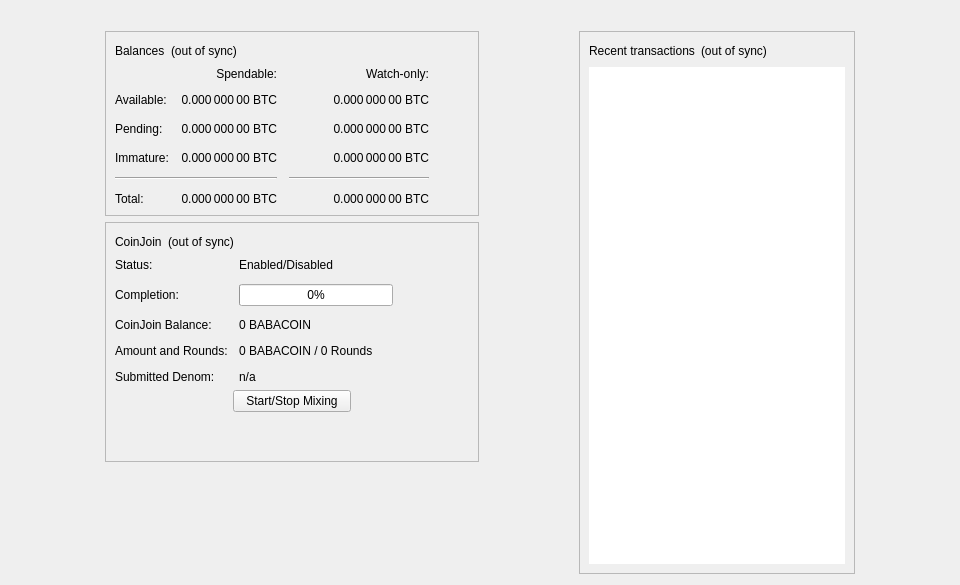
<?xml version="1.0" encoding="UTF-8"?>
<ui version="4.0">
 <class>OverviewPage</class>
 <widget class="QWidget" name="OverviewPage">
  <property name="geometry">
   <rect>
    <x>0</x>
    <y>0</y>
    <width>960</width>
    <height>585</height>
   </rect>
  </property>
  <property name="minimumSize">
   <size>
    <width>960</width>
    <height>0</height>
   </size>
  </property>
  <property name="windowTitle">
   <string>Form</string>
  </property>
  <layout class="QVBoxLayout" name="topLayout">
   <item>
    <widget class="QLabel" name="labelAlerts">
     <property name="visible">
      <bool>false</bool>
     </property>
     <property name="wordWrap">
      <bool>true</bool>
     </property>
     <property name="margin">
      <number>3</number>
     </property>
     <property name="textInteractionFlags">
      <set>Qt::TextSelectableByMouse</set>
     </property>
    </widget>
   </item>
   <item>
    <layout class="QHBoxLayout" name="horizontalLayout" stretch="1,0,1,0,1">
     <item>
      <spacer name="horizontalSpacerLeft">
       <property name="orientation">
        <enum>Qt::Horizontal</enum>
       </property>
       <property name="sizeType">
        <enum>QSizePolicy::Preferred</enum>
       </property>
       <property name="sizeHint" stdset="0">
        <size>
         <width>10</width>
         <height>20</height>
        </size>
       </property>
      </spacer>
     </item>
     <item>
      <layout class="QVBoxLayout" name="verticalLayout_2">
       <item>
        <widget class="QFrame" name="frame">
         <property name="frameShape">
          <enum>QFrame::StyledPanel</enum>
         </property>
         <property name="frameShadow">
          <enum>QFrame::Raised</enum>
         </property>
         <layout class="QVBoxLayout" name="verticalLayout_4">
          <item>
           <layout class="QHBoxLayout" name="horizontalLayout_4">
            <item>
             <widget class="QLabel" name="label_5">
              <property name="text">
               <string>Balances</string>
              </property>
             </widget>
            </item>
            <item>
             <widget class="QLabel" name="labelWalletStatus">
              <property name="toolTip">
               <string>The displayed information may be out of date. Your wallet automatically synchronizes with the Babacoin network after a connection is established, but this process has not completed yet.</string>
              </property>
              <property name="text">
               <string notr="true">(out of sync)</string>
              </property>
              <property name="alignment">
               <set>Qt::AlignLeading|Qt::AlignLeft|Qt::AlignVCenter</set>
              </property>
             </widget>
            </item>
            <item>
             <spacer name="horizontalSpacer_3">
              <property name="orientation">
               <enum>Qt::Horizontal</enum>
              </property>
              <property name="sizeHint" stdset="0">
               <size>
                <width>40</width>
                <height>20</height>
               </size>
              </property>
             </spacer>
            </item>
           </layout>
          </item>
          <item>
           <layout class="QGridLayout" name="gridLayout">
            <property name="spacing">
             <number>12</number>
            </property>
            <item row="2" column="2">
             <widget class="QLabel" name="labelWatchPending">
              <property name="cursor">
               <cursorShape>IBeamCursor</cursorShape>
              </property>
              <property name="toolTip">
               <string>Unconfirmed transactions to watch-only addresses</string>
              </property>
              <property name="text">
               <string notr="true">0.000 000 00 BTC</string>
              </property>
              <property name="alignment">
               <set>Qt::AlignRight|Qt::AlignTrailing|Qt::AlignVCenter</set>
              </property>
              <property name="textInteractionFlags">
               <set>Qt::LinksAccessibleByMouse|Qt::TextSelectableByKeyboard|Qt::TextSelectableByMouse</set>
              </property>
             </widget>
            </item>
            <item row="2" column="1">
             <widget class="QLabel" name="labelUnconfirmed">
              <property name="cursor">
               <cursorShape>IBeamCursor</cursorShape>
              </property>
              <property name="toolTip">
               <string>Total of transactions that have yet to be confirmed, and do not yet count toward the spendable balance</string>
              </property>
              <property name="text">
               <string notr="true">0.000 000 00 BTC</string>
              </property>
              <property name="alignment">
               <set>Qt::AlignRight|Qt::AlignTrailing|Qt::AlignVCenter</set>
              </property>
              <property name="textInteractionFlags">
               <set>Qt::LinksAccessibleByMouse|Qt::TextSelectableByKeyboard|Qt::TextSelectableByMouse</set>
              </property>
             </widget>
            </item>
            <item row="3" column="2">
             <widget class="QLabel" name="labelWatchImmature">
              <property name="cursor">
               <cursorShape>IBeamCursor</cursorShape>
              </property>
              <property name="toolTip">
               <string>Mined balance in watch-only addresses that has not yet matured</string>
              </property>
              <property name="text">
               <string notr="true">0.000 000 00 BTC</string>
              </property>
              <property name="alignment">
               <set>Qt::AlignRight|Qt::AlignTrailing|Qt::AlignVCenter</set>
              </property>
              <property name="textInteractionFlags">
               <set>Qt::LinksAccessibleByMouse|Qt::TextSelectableByKeyboard|Qt::TextSelectableByMouse</set>
              </property>
             </widget>
            </item>
            <item row="4" column="0" colspan="2">
             <widget class="Line" name="lineSpendableBalance">
              <property name="orientation">
               <enum>Qt::Horizontal</enum>
              </property>
             </widget>
            </item>
            <item row="4" column="2">
             <widget class="Line" name="lineWatchBalance">
              <property name="sizePolicy">
               <sizepolicy hsizetype="Preferred" vsizetype="Fixed">
                <horstretch>0</horstretch>
                <verstretch>0</verstretch>
               </sizepolicy>
              </property>
              <property name="minimumSize">
               <size>
                <width>140</width>
                <height>0</height>
               </size>
              </property>
              <property name="orientation">
               <enum>Qt::Horizontal</enum>
              </property>
             </widget>
            </item>
            <item row="5" column="0">
             <widget class="QLabel" name="labelTotalText">
              <property name="text">
               <string>Total:</string>
              </property>
             </widget>
            </item>
            <item row="3" column="1">
             <widget class="QLabel" name="labelImmature">
              <property name="cursor">
               <cursorShape>IBeamCursor</cursorShape>
              </property>
              <property name="toolTip">
               <string>Mined balance that has not yet matured</string>
              </property>
              <property name="text">
               <string notr="true">0.000 000 00 BTC</string>
              </property>
              <property name="alignment">
               <set>Qt::AlignRight|Qt::AlignTrailing|Qt::AlignVCenter</set>
              </property>
              <property name="textInteractionFlags">
               <set>Qt::LinksAccessibleByMouse|Qt::TextSelectableByKeyboard|Qt::TextSelectableByMouse</set>
              </property>
             </widget>
            </item>
            <item row="2" column="3">
             <spacer name="horizontalSpacer_2">
              <property name="orientation">
               <enum>Qt::Horizontal</enum>
              </property>
              <property name="sizeHint" stdset="0">
               <size>
                <width>40</width>
                <height>20</height>
               </size>
              </property>
             </spacer>
            </item>
            <item row="3" column="0">
             <widget class="QLabel" name="labelImmatureText">
              <property name="text">
               <string>Immature:</string>
              </property>
             </widget>
            </item>
            <item row="5" column="1">
             <widget class="QLabel" name="labelTotal">
              <property name="cursor">
               <cursorShape>IBeamCursor</cursorShape>
              </property>
              <property name="toolTip">
               <string>Your current total balance</string>
              </property>
              <property name="text">
               <string notr="true">0.000 000 00 BTC</string>
              </property>
              <property name="alignment">
               <set>Qt::AlignRight|Qt::AlignTrailing|Qt::AlignVCenter</set>
              </property>
              <property name="textInteractionFlags">
               <set>Qt::LinksAccessibleByMouse|Qt::TextSelectableByKeyboard|Qt::TextSelectableByMouse</set>
              </property>
             </widget>
            </item>
            <item row="5" column="2">
             <widget class="QLabel" name="labelWatchTotal">
              <property name="cursor">
               <cursorShape>IBeamCursor</cursorShape>
              </property>
              <property name="toolTip">
               <string>Current total balance in watch-only addresses</string>
              </property>
              <property name="text">
               <string notr="true">0.000 000 00 BTC</string>
              </property>
              <property name="alignment">
               <set>Qt::AlignRight|Qt::AlignTrailing|Qt::AlignVCenter</set>
              </property>
              <property name="textInteractionFlags">
               <set>Qt::LinksAccessibleByMouse|Qt::TextSelectableByKeyboard|Qt::TextSelectableByMouse</set>
              </property>
             </widget>
            </item>
            <item row="0" column="2">
             <widget class="QLabel" name="labelWatchonly">
              <property name="text">
               <string>Watch-only:</string>
              </property>
              <property name="alignment">
               <set>Qt::AlignRight|Qt::AlignTrailing|Qt::AlignVCenter</set>
              </property>
             </widget>
            </item>
            <item row="1" column="0">
             <widget class="QLabel" name="labelBalanceText">
              <property name="text">
               <string>Available:</string>
              </property>
             </widget>
            </item>
            <item row="1" column="1">
             <widget class="QLabel" name="labelBalance">
              <property name="cursor">
               <cursorShape>IBeamCursor</cursorShape>
              </property>
              <property name="toolTip">
               <string>Your current spendable balance</string>
              </property>
              <property name="text">
               <string notr="true">0.000 000 00 BTC</string>
              </property>
              <property name="alignment">
               <set>Qt::AlignRight|Qt::AlignTrailing|Qt::AlignVCenter</set>
              </property>
              <property name="textInteractionFlags">
               <set>Qt::LinksAccessibleByMouse|Qt::TextSelectableByKeyboard|Qt::TextSelectableByMouse</set>
              </property>
             </widget>
            </item>
            <item row="1" column="2">
             <widget class="QLabel" name="labelWatchAvailable">
              <property name="cursor">
               <cursorShape>IBeamCursor</cursorShape>
              </property>
              <property name="toolTip">
               <string>Your current balance in watch-only addresses</string>
              </property>
              <property name="text">
               <string notr="true">0.000 000 00 BTC</string>
              </property>
              <property name="alignment">
               <set>Qt::AlignRight|Qt::AlignTrailing|Qt::AlignVCenter</set>
              </property>
              <property name="textInteractionFlags">
               <set>Qt::LinksAccessibleByMouse|Qt::TextSelectableByKeyboard|Qt::TextSelectableByMouse</set>
              </property>
             </widget>
            </item>
            <item row="2" column="0">
             <widget class="QLabel" name="labelPendingText">
              <property name="text">
               <string>Pending:</string>
              </property>
             </widget>
            </item>
            <item row="0" column="1">
             <widget class="QLabel" name="labelSpendable">
              <property name="text">
               <string>Spendable:</string>
              </property>
              <property name="alignment">
               <set>Qt::AlignRight|Qt::AlignTrailing|Qt::AlignVCenter</set>
              </property>
             </widget>
            </item>
           </layout>
          </item>
         </layout>
        </widget>
       </item>
       <item>
        <widget class="QFrame" name="frameCoinJoin">
         <property name="layoutDirection">
          <enum>Qt::LeftToRight</enum>
         </property>
         <property name="frameShape">
          <enum>QFrame::StyledPanel</enum>
         </property>
         <property name="frameShadow">
          <enum>QFrame::Raised</enum>
         </property>
         <layout class="QVBoxLayout" name="VerticalLayout_PS1">
          <item>
           <layout class="QHBoxLayout" name="horizontalLayout_5">
            <item>
             <widget class="QLabel" name="labelCoinJoinHeader">
              <property name="text">
               <string notr="true">CoinJoin</string>
              </property>
             </widget>
            </item>
            <item>
             <widget class="QLabel" name="labelCoinJoinSyncStatus">
              <property name="toolTip">
               <string>The displayed information may be out of date. Your wallet automatically synchronizes with the Babacoin network after a connection is established, but this process has not completed yet.</string>
              </property>
              <property name="text">
               <string notr="true">(out of sync)</string>
              </property>
              <property name="alignment">
               <set>Qt::AlignLeading|Qt::AlignLeft|Qt::AlignVCenter</set>
              </property>
             </widget>
            </item>
            <item>
             <spacer name="horizontalSpacer_4">
              <property name="orientation">
               <enum>Qt::Horizontal</enum>
              </property>
              <property name="sizeHint" stdset="0">
               <size>
                <width>40</width>
                <height>20</height>
               </size>
              </property>
             </spacer>
            </item>
           </layout>
          </item>
          <item>
           <layout class="QFormLayout" name="coinJoinFormLayout">
            <property name="fieldGrowthPolicy">
             <enum>QFormLayout::AllNonFixedFieldsGrow</enum>
            </property>
            <property name="horizontalSpacing">
             <number>11</number>
            </property>
            <property name="verticalSpacing">
             <number>12</number>
            </property>
            <item row="0" column="0">
             <widget class="QLabel" name="labelCoinJoinEnabledText">
              <property name="text">
               <string>Status:</string>
              </property>
             </widget>
            </item>
            <item row="0" column="1">
             <widget class="QLabel" name="labelCoinJoinEnabled">
              <property name="text">
               <string>Enabled/Disabled</string>
              </property>
             </widget>
            </item>
            <item row="1" column="0">
             <widget class="QLabel" name="labelCompletitionText">
              <property name="text">
               <string>Completion:</string>
              </property>
             </widget>
            </item>
            <item row="1" column="1">
             <widget class="QProgressBar" name="coinJoinProgress">
              <property name="maximumSize">
               <size>
                <width>154</width>
                <height>16777215</height>
               </size>
              </property>
              <property name="value">
               <number>0</number>
              </property>
             </widget>
            </item>
            <item row="2" column="0">
             <widget class="QLabel" name="labelAnonymizedText">
              <property name="text">
               <string notr="true">CoinJoin Balance:</string>
              </property>
             </widget>
            </item>
            <item row="2" column="1">
             <widget class="QLabel" name="labelAnonymized">
              <property name="text">
               <string notr="true">0 BABACOIN</string>
              </property>
             </widget>
            </item>
            <item row="3" column="0">
             <widget class="QLabel" name="labelAmountAndRoundsText">
              <property name="text">
               <string>Amount and Rounds:</string>
              </property>
             </widget>
            </item>
            <item row="3" column="1">
             <widget class="QLabel" name="labelAmountRounds">
              <property name="text">
               <string>0 BABACOIN / 0 Rounds</string>
              </property>
             </widget>
            </item>
            <item row="4" column="0">
             <widget class="QLabel" name="labelSubmittedDenomText">
              <property name="text">
               <string>Submitted Denom:</string>
              </property>
             </widget>
            </item>
            <item row="4" column="1">
             <widget class="QLabel" name="labelSubmittedDenom">
              <property name="toolTip">
               <string>The denominations you submitted to the Smartnode.&lt;br&gt;To mix, other users must submit the exact same denominations.</string>
              </property>
              <property name="text">
               <string>n/a</string>
              </property>
              <property name="wordWrap">
               <bool>true</bool>
              </property>
             </widget>
            </item>
           </layout>
          </item>
          <item>
           <layout class="QVBoxLayout" name="VerticalLayout_PS">
            <item>
             <layout class="QHBoxLayout" name="horizontalLayout_3">
              <property name="topMargin">
               <number>0</number>
              </property>
              <item>
               <spacer name="horizontalSpacer_5">
                <property name="orientation">
                 <enum>Qt::Horizontal</enum>
                </property>
                <property name="sizeHint" stdset="0">
                 <size>
                  <width>40</width>
                  <height>20</height>
                 </size>
                </property>
               </spacer>
              </item>
              <item>
               <widget class="QPushButton" name="toggleCoinJoin">
                <property name="sizePolicy">
                 <sizepolicy hsizetype="MinimumExpanding" vsizetype="Fixed">
                  <horstretch>0</horstretch>
                  <verstretch>0</verstretch>
                 </sizepolicy>
                </property>
                <property name="text">
                 <string>Start/Stop Mixing</string>
                </property>
               </widget>
              </item>
              <item>
               <spacer name="horizontalSpacer_6">
                <property name="orientation">
                 <enum>Qt::Horizontal</enum>
                </property>
                <property name="sizeHint" stdset="0">
                 <size>
                  <width>40</width>
                  <height>20</height>
                 </size>
                </property>
               </spacer>
              </item>
             </layout>
            </item>
            <item>
             <spacer name="verticalSpacer_3">
              <property name="orientation">
               <enum>Qt::Vertical</enum>
              </property>
              <property name="sizeHint" stdset="0">
               <size>
                <width>20</width>
                <height>40</height>
               </size>
              </property>
             </spacer>
            </item>
           </layout>
          </item>
         </layout>
        </widget>
       </item>
       <item>
        <spacer name="verticalSpacer">
         <property name="orientation">
          <enum>Qt::Vertical</enum>
         </property>
         <property name="sizeHint" stdset="0">
          <size>
           <width>20</width>
           <height>40</height>
          </size>
         </property>
        </spacer>
       </item>
      </layout>
     </item>
     <item>
      <spacer name="horizontalSpacerCenter">
       <property name="orientation">
        <enum>Qt::Horizontal</enum>
       </property>
       <property name="sizeHint" stdset="0">
        <size>
         <width>10</width>
         <height>20</height>
        </size>
       </property>
      </spacer>
     </item>
     <item>
      <layout class="QVBoxLayout" name="verticalLayout_3">
       <item>
        <widget class="QFrame" name="frame_2">
         <property name="frameShape">
          <enum>QFrame::StyledPanel</enum>
         </property>
         <property name="frameShadow">
          <enum>QFrame::Raised</enum>
         </property>
         <layout class="QVBoxLayout" name="verticalLayout">
          <item>
           <layout class="QHBoxLayout" name="horizontalLayout_2">
            <item>
             <widget class="QLabel" name="label_4">
              <property name="text">
               <string>Recent transactions</string>
              </property>
             </widget>
            </item>
            <item>
             <widget class="QLabel" name="labelTransactionsStatus">
              <property name="toolTip">
               <string>The displayed information may be out of date. Your wallet automatically synchronizes with the Babacoin network after a connection is established, but this process has not completed yet.</string>
              </property>
              <property name="text">
               <string notr="true">(out of sync)</string>
              </property>
              <property name="alignment">
               <set>Qt::AlignLeading|Qt::AlignLeft|Qt::AlignVCenter</set>
              </property>
             </widget>
            </item>
            <item>
             <spacer name="horizontalSpacer">
              <property name="orientation">
               <enum>Qt::Horizontal</enum>
              </property>
              <property name="sizeHint" stdset="0">
               <size>
                <width>40</width>
                <height>20</height>
               </size>
              </property>
             </spacer>
            </item>
           </layout>
          </item>
          <item>
           <widget class="QListView" name="listTransactions">
            <property name="frameShape">
             <enum>QFrame::NoFrame</enum>
            </property>
            <property name="verticalScrollBarPolicy">
             <enum>Qt::ScrollBarAlwaysOff</enum>
            </property>
            <property name="horizontalScrollBarPolicy">
             <enum>Qt::ScrollBarAlwaysOff</enum>
            </property>
            <property name="selectionMode">
             <enum>QAbstractItemView::NoSelection</enum>
            </property>
           </widget>
          </item>
         </layout>
        </widget>
       </item>
      </layout>
     </item>
     <item>
      <spacer name="horizontalSpacerRight">
       <property name="orientation">
        <enum>Qt::Horizontal</enum>
       </property>
       <property name="sizeType">
        <enum>QSizePolicy::Preferred</enum>
       </property>
       <property name="sizeHint" stdset="0">
        <size>
         <width>10</width>
         <height>20</height>
        </size>
       </property>
      </spacer>
     </item>
    </layout>
   </item>
  </layout>
 </widget>
 <resources/>
 <connections/>
</ui>
